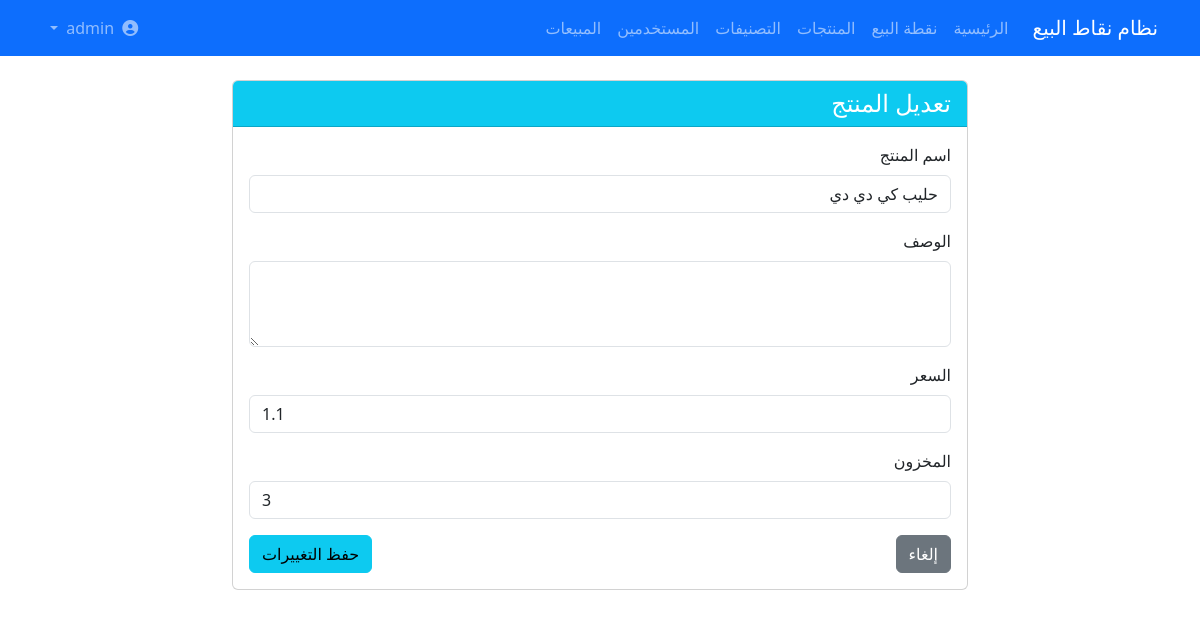
Screenshot of /products/edit/1 (signed in) with the database file from the repository.
### app/models.py (models this page shows, shortened)
class Product(db.Model):
    id = db.Column(db.Integer, primary_key=True)
    name = db.Column(db.String(100), nullable=False)
    description = db.Column(db.String(200))
    price = db.Column(db.Float, nullable=False)
    stock = db.Column(db.Integer, default=0)
    code = db.Column(db.String(50), unique=True)
    category_id = db.Column(db.Integer, db.ForeignKey('category.id'), nullable=True)
    category = db.relationship('Category', backref='products')
    sale_items = db.relationship('SaleItem', cascade='all, delete-orphan')

### app/routes.py (the view, shortened to what this page needs)
@app.route('/products/edit/<int:product_id>', methods=['GET', 'POST'])
@login_required
def edit_product(product_id):
    if not session.get('is_admin'):
        flash('ليس لديك صلاحية للوصول إلى هذه الصفحة', 'danger')
        return redirect(url_for('index'))
    product = Product.query.get_or_404(product_id)
    return render_template('edit_product.html', product=product)

### app/routes.py (called while the page is built)
def login_required(f):
    @wraps(f)
    def decorated_function(*args, **kwargs):
        if 'user_id' not in session:
            flash('يرجى تسجيل الدخول للوصول إلى هذه الصفحة', 'warning')
            return redirect(url_for('login', next=request.url))
        return f(*args, **kwargs)
    return decorated_function

### app/templates/edit_product.html
{% extends 'base.html' %}
{% block content %}
<div class="row">
    <div class="col-md-8 offset-md-2">
        <div class="card">
            <div class="card-header bg-info text-white">
                <h4 class="mb-0">تعديل المنتج</h4>
            </div>
            <div class="card-body">
                <form method="POST">
                    <div class="mb-3">
                        <label for="name" class="form-label">اسم المنتج</label>
                        <input type="text" class="form-control" id="name" name="name" value="{{ product.name }}" required>
                    </div>
                    <div class="mb-3">
                        <label for="description" class="form-label">الوصف</label>
                        <textarea class="form-control" id="description" name="description" rows="3">{{ product.description }}</textarea>
                    </div>
                    <div class="mb-3">
                        <label for="price" class="form-label">السعر</label>
                        <input type="number" class="form-control" id="price" name="price" step="0.01" value="{{ product.price }}" required>
                    </div>
                    <div class="mb-3">
                        <label for="stock" class="form-label">المخزون</label>
                        <input type="number" class="form-control" id="stock" name="stock" value="{{ product.stock }}" required>
                    </div>
                    <div class="d-flex justify-content-between">
                        <a href="{{ url_for('products') }}" class="btn btn-secondary">إلغاء</a>
                        <button type="submit" class="btn btn-info">حفظ التغييرات</button>
                    </div>
                </form>
            </div>
        </div>
    </div>
</div>
{% endblock %}

### rows the page displays
Product: name "حليب كي دي دي", price "1.1", stock "3"
